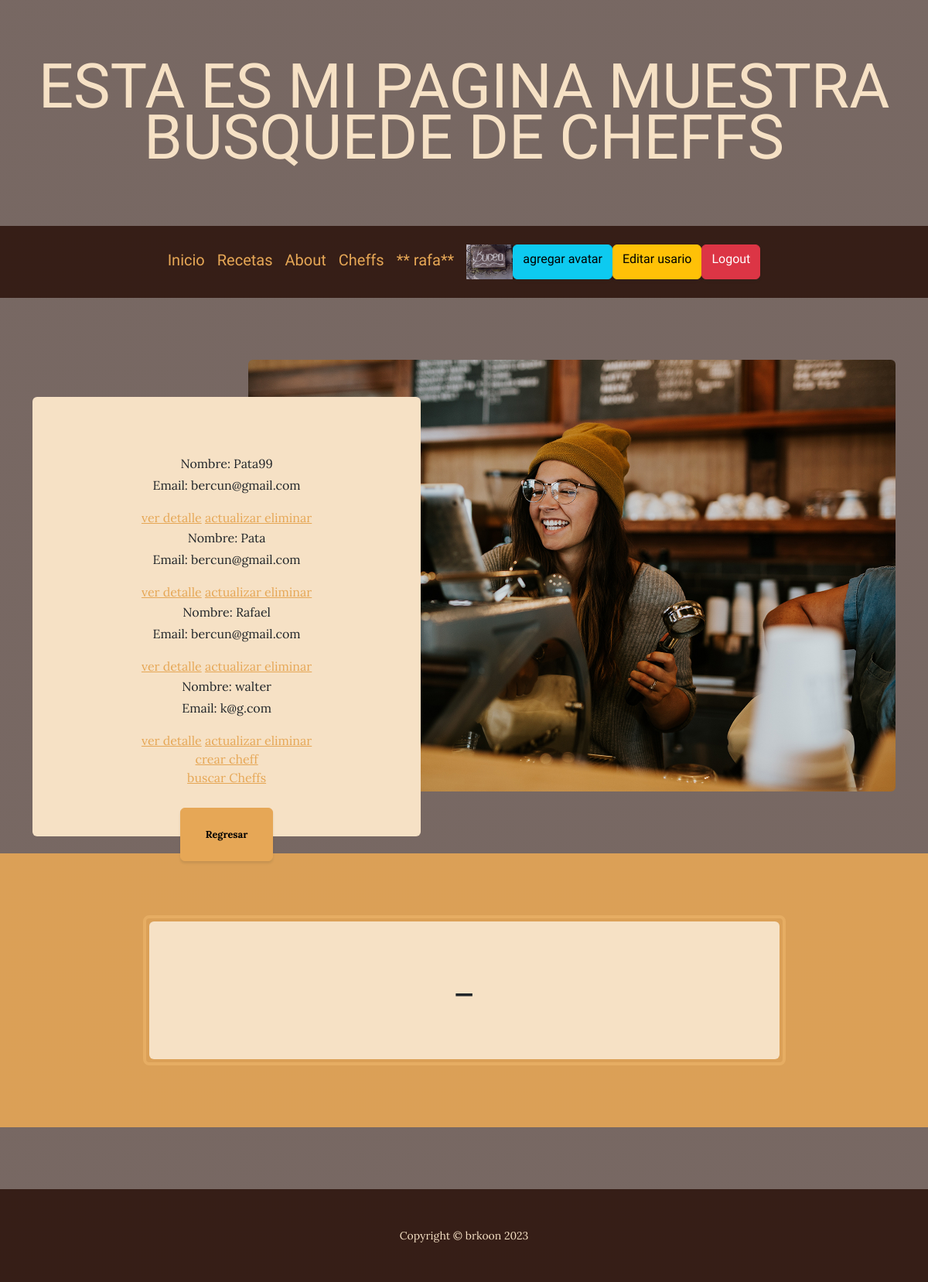
Screenshot of /AppRecetas/cheff/list/ (signed in) with the database file from the repository.
### AppRecetas/models.py (models this page shows, shortened)
class Avatar(models.Model):
    usuario = models.ForeignKey(User, on_delete=models.CASCADE)
    image = models.ImageField(upload_to= "avatares", null=True, blank=True)

class Cheff(models.Model):
    nombreUsr = models.CharField(max_length=20)
    emailUsr = models.EmailField()
    telfonoUsr = models.IntegerField()
    ciudad = models.CharField(max_length=20)
    edad = models.IntegerField()
    tipoDeCocina = models.CharField(max_length=20)

### AppRecetas/views.py (the view)
# urls.py: path("cheff/list/", ListaCheff.as_view(), name="listaCheff"),
class ListaCheff(LoginRequiredMixin, ListView):
  model = Cheff

### AppRecetas/templates/AppRecetas/cheff_list.html (shortened to what this page needs)
{% extends "AppRecetas/base.html" %}
{% block  titulo %}
Esta es mi pagina muestra busquede de cheffs
{% endblock  %}
{% block  complement %}
{%  for cheff in object_list %}
<p> Nombre: {{cheff.nombreUsr}} <br> Email: {{cheff.emailUsr}}   </p>
<a href=" {% url 'detalleCheff' cheff.id %}"> ver detalle</a>
<a href=" {% url 'updateCheff' cheff.id %}"> actualizar </a>
<a href=" {% url 'borrarCheff' cheff.id %}"> eliminar </a>
{% endfor %}
<br>
<a href=" {% url 'crearCheff' %}"> crear cheff</a>
<br>
<a href="{% url 'seekUsr' %}">buscar Cheffs</a>
{% endblock  %}

### AppRecetas/templates/AppRecetas/base.html (shortened to what this page needs)
<!DOCTYPE html>
<html lang="en">
    <head>
        {% load static  %}
        <link href="{% static 'AppRecetas/css/styles.css'%}" rel="stylesheet" />
    </head>
    <body>
        <header>
            <h1 class="site-heading text-center text-faded d-none d-lg-block">
                <span class="site-heading-lower">
                    {% block  titulo %}
                     {% endblock %}
                </span>
            </h1>
        </header>
        <nav class="navbar navbar-expand-lg navbar-dark py-lg-4" id="mainNav">
            <div class="container">
                <div class="collapse navbar-collapse" id="navbarSupportedContent">
                    <ul class="navbar-nav mx-auto">
                        <a class="navbar-brand" href="{% url 'Inicio' %}">Inicio</a>
                <a class="navbar-brand" href="{% url 'RecetasMain' %}">Recetas</a>
                <a class="navbar-brand" href="{% url 'About' %}">About</a>
                {% if request.user.is_authenticated  %}
                <a class="navbar-brand" href="{% url 'listaCheff' %}">Cheffs</a>
                {% endif %}
                {% if request.user.is_authenticated  %}
                <a class="navbar-brand" href="">** {{user.username}}**</a>
                {% with user.avatar_set.first as  miPrimerAvatar %}
                {% if miPrimerAvatar  %}
                <a href="{% url 'listaavatar' %}">
                <img src="{{miPrimerAvatar.image.url}}" alt=" NO EXITE AVATAR", style="max-width: 60px;">
                </a>
                {% endif %}
                {% endwith %}
                <a class="btn btn-info" href="{% url 'AddAvatar' %}">agregar avatar</a>
                <a class="btn btn-warning" href="{% url 'EditUsr' %}">Editar usario</a>
                <a class="btn btn-danger" href="{% url 'Logout' %}">Logout</a>
                {% else %}
                <a class="btn btn-success" href="{% url 'Login' %}">Login</a>
                <a class="btn btn-primary" href="{% url 'Register' %}">Registrarse</a>
                {% endif %}
                    </ul>
                </div>
            </div>
        </nav>
        <section class="page-section clearfix">
            <div class="container">
                <div class="intro">
                    <img class="intro-img img-fluid mb-3 mb-lg-0 rounded" src="{% static 'AppRecetas/assets/img/intro.jpg' %}" alt="..." />
                    <div class="intro-text left-0 text-center bg-faded p-5 rounded">
                        <p class="mb-3">
                            {% block  complement %}
                            {% endblock %}
                        </p>
                        <div class="intro-button mx-auto"><a class="btn btn-primary btn-xl" href="{% url 'Inicio' %}">Regresar</a></div>
                    </div>
                </div>
            </div>
        </section>
        <section class="page-section cta">
            <div class="container">
                <div class="row">
                    <div class="col-xl-9 mx-auto">
                        <div class="cta-inner bg-faded text-center rounded">
                            <h2 class="section-heading mb-4">
                                <span class="section-heading-lower">_</span>
                            </h2>
                        </div>
                    </div>
                </div>
            </div>
        </section>
        <footer class="footer text-faded text-center py-5">
            <div class="container">
                <p class="m-0 small">Copyright &copy; brkoon  2023</p>
            </div>
        </footer>
    </body>
</html>

### rows the page displays
Avatar: image (picture)
Cheff: nombreUsr "Pata99", emailUsr "bercun@gmail.com"
Cheff: nombreUsr "Pata", emailUsr "bercun@gmail.com"
Cheff: nombreUsr "Rafael", emailUsr "bercun@gmail.com"
Cheff: nombreUsr "walter", emailUsr "k@g.com"

### other values shown
{{ user.username }} "rafa"
